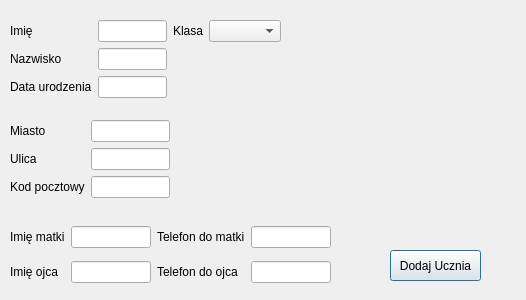
<?xml version="1.0" encoding="UTF-8"?>
<ui version="4.0">
 <class>F_DodajUcznia</class>
 <widget class="QDialog" name="F_DodajUcznia">
  <property name="geometry">
   <rect>
    <x>0</x>
    <y>0</y>
    <width>526</width>
    <height>300</height>
   </rect>
  </property>
  <property name="windowTitle">
   <string>Dialog</string>
  </property>
  <widget class="QWidget" name="gridLayoutWidget">
   <property name="geometry">
    <rect>
     <x>10</x>
     <y>20</y>
     <width>271</width>
     <height>81</height>
    </rect>
   </property>
   <layout class="QGridLayout" name="gridLayout">
    <item row="0" column="2">
     <widget class="QLabel" name="label_11">
      <property name="text">
       <string>Klasa</string>
      </property>
     </widget>
    </item>
    <item row="0" column="1">
     <widget class="QLineEdit" name="lineEdit"/>
    </item>
    <item row="2" column="1">
     <widget class="QLineEdit" name="lineEdit_3"/>
    </item>
    <item row="1" column="0">
     <widget class="QLabel" name="label_2">
      <property name="text">
       <string>Nazwisko</string>
      </property>
     </widget>
    </item>
    <item row="2" column="0">
     <widget class="QLabel" name="label_3">
      <property name="text">
       <string>Data urodzenia</string>
      </property>
     </widget>
    </item>
    <item row="0" column="0">
     <widget class="QLabel" name="label">
      <property name="text">
       <string>Imię</string>
      </property>
     </widget>
    </item>
    <item row="1" column="1">
     <widget class="QLineEdit" name="lineEdit_2"/>
    </item>
    <item row="0" column="3">
     <widget class="QComboBox" name="comboBox"/>
    </item>
   </layout>
  </widget>
  <widget class="QWidget" name="gridLayoutWidget_2">
   <property name="geometry">
    <rect>
     <x>10</x>
     <y>120</y>
     <width>160</width>
     <height>80</height>
    </rect>
   </property>
   <layout class="QGridLayout" name="gridLayout_2">
    <item row="2" column="0">
     <widget class="QLabel" name="label_4">
      <property name="text">
       <string>Kod pocztowy</string>
      </property>
     </widget>
    </item>
    <item row="0" column="0">
     <widget class="QLabel" name="label_5">
      <property name="text">
       <string>Miasto</string>
      </property>
     </widget>
    </item>
    <item row="1" column="0">
     <widget class="QLabel" name="label_6">
      <property name="text">
       <string>Ulica</string>
      </property>
     </widget>
    </item>
    <item row="0" column="1">
     <widget class="QLineEdit" name="lineEdit_4"/>
    </item>
    <item row="1" column="1">
     <widget class="QLineEdit" name="lineEdit_5"/>
    </item>
    <item row="2" column="1">
     <widget class="QLineEdit" name="lineEdit_6"/>
    </item>
   </layout>
  </widget>
  <widget class="QWidget" name="gridLayoutWidget_3">
   <property name="geometry">
    <rect>
     <x>10</x>
     <y>219</y>
     <width>321</width>
     <height>71</height>
    </rect>
   </property>
   <layout class="QGridLayout" name="gridLayout_3">
    <item row="0" column="0">
     <widget class="QLabel" name="label_7">
      <property name="text">
       <string>Imię matki</string>
      </property>
     </widget>
    </item>
    <item row="1" column="2">
     <widget class="QLabel" name="label_10">
      <property name="text">
       <string>Telefon do ojca</string>
      </property>
     </widget>
    </item>
    <item row="0" column="2">
     <widget class="QLabel" name="label_9">
      <property name="text">
       <string>Telefon do matki</string>
      </property>
     </widget>
    </item>
    <item row="1" column="1">
     <widget class="QLineEdit" name="lineEdit_8"/>
    </item>
    <item row="0" column="1">
     <widget class="QLineEdit" name="lineEdit_7"/>
    </item>
    <item row="1" column="0">
     <widget class="QLabel" name="label_8">
      <property name="text">
       <string>Imię ojca</string>
      </property>
     </widget>
    </item>
    <item row="0" column="3">
     <widget class="QLineEdit" name="lineEdit_9"/>
    </item>
    <item row="1" column="3">
     <widget class="QLineEdit" name="lineEdit_10"/>
    </item>
   </layout>
  </widget>
  <widget class="QPushButton" name="pushButton">
   <property name="geometry">
    <rect>
     <x>390</x>
     <y>250</y>
     <width>91</width>
     <height>31</height>
    </rect>
   </property>
   <property name="text">
    <string>Dodaj Ucznia</string>
   </property>
  </widget>
 </widget>
 <resources/>
 <connections/>
</ui>
